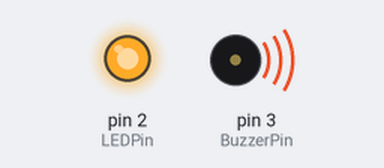
Recording of a sketch running on a simulated Arduino Uno, built with avr-gcc and run on an emulated ATmega328P. On the bench: output pins drawn as LEDs (lit = HIGH), buzzer (waves = sounding).

Above: at 1.0 s.
At 5.3 s:
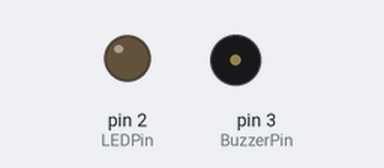
Timing chart, 0 to 10.3 s (numbered marks = the images above):
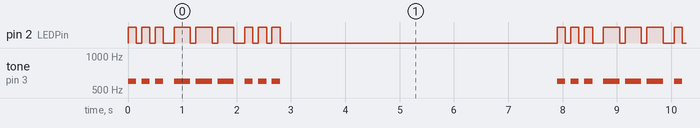

Measured:
- by itself, pin 2 (LEDPin): repeats every 7.9 s: 2 × (LOW 0.10 s, HIGH 0.15 s), LOW 0.20 s, 2 × (HIGH 0.30 s, LOW 0.10 s), HIGH 0.30 s, LOW 0.20 s, 2 × (HIGH 0.15 s, LOW 0.10 s), HIGH 0.15 s, LOW 5.1 s, HIGH 0.15 s
- by itself, tone on pin 3 (BuzzerPin): repeats every 7.9 s: 2 × (silent 0.10 s, 600 Hz 0.15 s), silent 0.20 s, 2 × (600 Hz 0.30 s, silent 0.10 s), 600 Hz 0.30 s, silent 0.20 s, 2 × (600 Hz 0.15 s, silent 0.10 s), 600 Hz 0.15 s, silent 5.1 s, 600 Hz 0.15 s

The sketch:

SOS_MorseCode.ino
```cpp
const int LEDPin = 2;
const int BuzzerPin = 3;

void setup() {
  // put your setup code here, to run once:
  pinMode(LEDPin, OUTPUT);

}

void loop() {
  // put your main code here, to run repeatedly:
  //...---... SOS Morse Code

  // 3 dots
  for (int i = 0; i < 3; i++) {
    digitalWrite(LEDPin, HIGH);
    tone(BuzzerPin, 600, 150); //600HZ, 150ms-length
    delay(150); //wait for 150ms, give a time for a piezo to play sound
    digitalWrite(LEDPin, LOW);
    delay(100);
  }
  delay(100);

  //3 dashes
  for (int i = 0; i < 3; i++) {
    digitalWrite(LEDPin, HIGH);
    tone(BuzzerPin, 600, 300); //600HZ, 300ms-length
    delay(300); //wait for 3000ms, give a time for a piezo to play sound
    digitalWrite(LEDPin, LOW);
    delay(100);
  }
  delay(100);

  // 3dots
  for (int i = 0; i < 3; i++) {
    digitalWrite(LEDPin, HIGH);
    tone(BuzzerPin, 600, 150); //600HZ, 150ms-length
    delay(150); //wait for 150ms, give a time for a piezo to play sound
    digitalWrite(LEDPin, LOW);
    delay(100);
  }

  delay(5000); //delay 5sec


}
```
